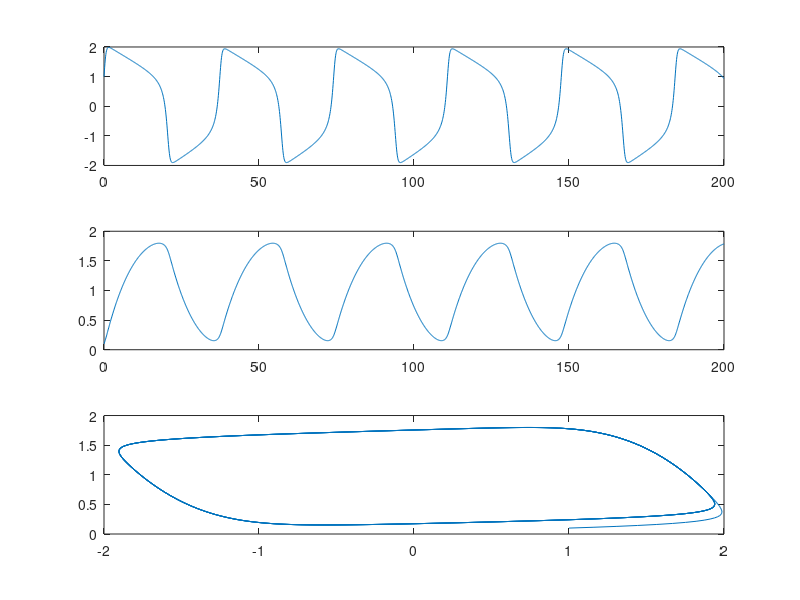

The MATLAB script that drew this image:
%%BUGE0Q
function [] = zh2_feladat1_varpe8()
  I=1; %konstansok
  a=0.7;
  b = 0.8;
  tau = 12.5;
  
  %y(1)=v %y(2)=w;
	F = @(t,y) [y(1)-(y(1)^3)/3-y(2)+I; (y(1)+a-b*y(2))/tau];
  
  ido = [0:0.1:200]; %idö | a matlabban meglehet így adni: [0 200];
  kezd = [1 0.1]; % kezdeti értékek
  
  [T Y] = ode45(F,ido,kezd);
  
  abra = figure;
  subplot(3,1,1);
  plot(T,Y(:,1));
  subplot(3,1,2);
  plot(T,Y(:,2));
  subplot(3,1,3);
  plot(Y(:,1),Y(:,2));
  
  
end